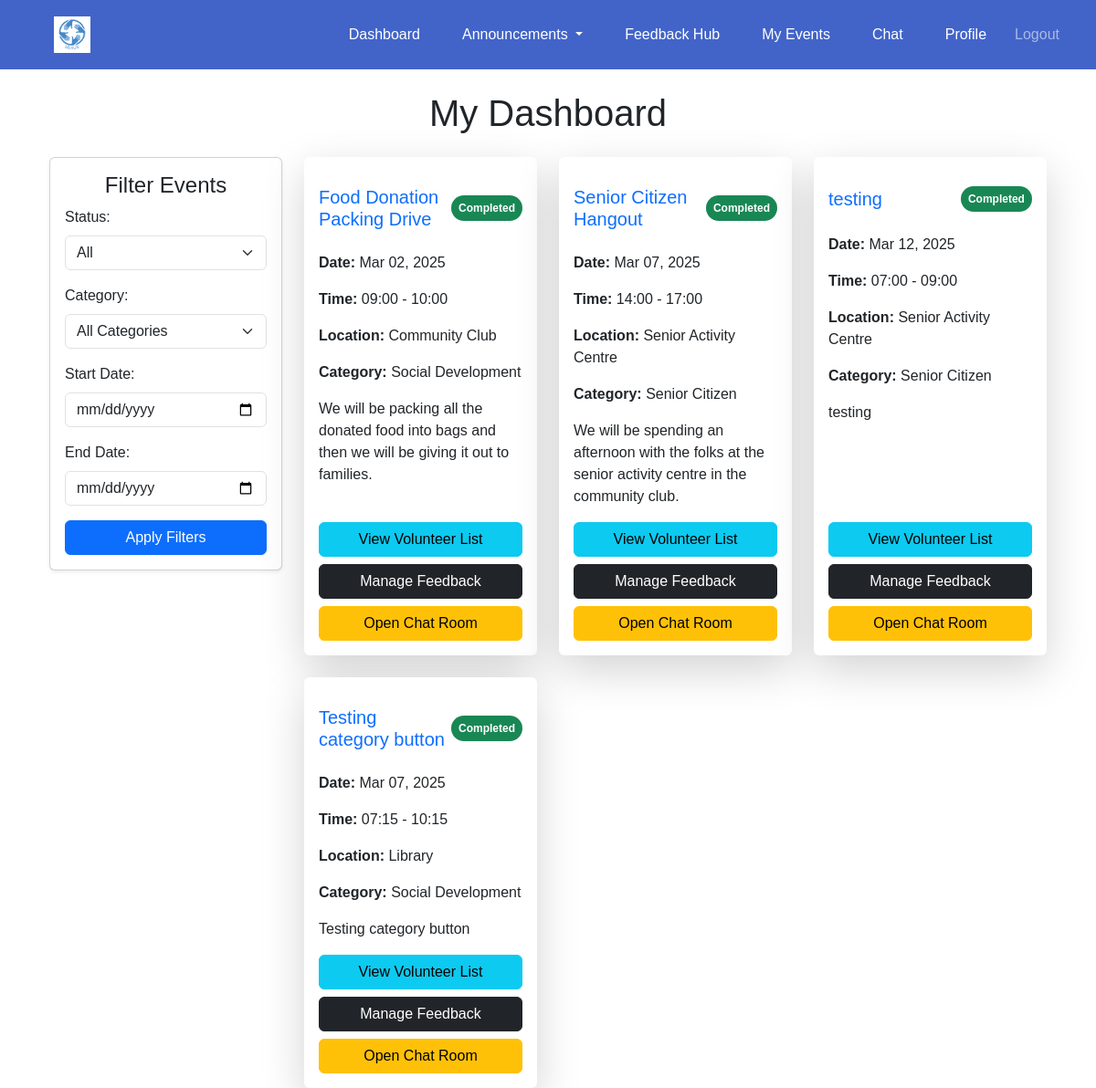
/events/dashboard/organisation/ (signed in), run on the app's committed database.
### events/models.py (models this page shows, shortened)
class Event(models.Model):
    CATEGORY_CHOICES = [
        ('education', 'Education'),
        ('social development', 'Social Development'),
        ('senior citizen', 'Senior Citizen'),
    ]
    organisation = models.ForeignKey(settings.AUTH_USER_MODEL, on_delete=models.CASCADE)
    name = models.CharField(max_length=255)
    description = models.TextField()
    date = models.DateTimeField()
    start_time = models.TimeField(default=time(9, 0))  # Default: 09:00 AM
    end_time = models.TimeField(default=time(17, 0))  # Default: 05:00 PM
    location = models.CharField(max_length=255)
    volunteers_needed = models.PositiveIntegerField()
    roles_responsibilities = models.TextField()
    category = models.CharField(max_length=50, choices=CATEGORY_CHOICES, blank=False, default='Education')

### events/views.py (the view)
# urls.py: path('dashboard/organisation/', views.organisation_dashboard, name='organisation_dashboard'),
@login_required
def organisation_dashboard(request):
    if request.user.user_type == 'organisation':
        events = Event.objects.filter(organisation=request.user)
        status = request.GET.get('status')
        category = request.GET.get('category')
        start_date = request.GET.get('start_date')
        end_date = request.GET.get('end_date')
        if status == 'ongoing':
            events = events.filter(date__gte=now())
        elif status == 'completed':
            events = events.filter(date__lt=now())
        if category:
            events = events.filter(category=category)
        if start_date:
            events = events.filter(date__gte=start_date)
        if end_date:
            events = events.filter(date__lte=end_date)
        category_choices = dict(Event.CATEGORY_CHOICES)
        return render(request, 'events/organisation_dashboard.html', {
            'events': events,
            'category_labels': category_choices,
            'current_time': now(),
        })
    return redirect('home')

### events/templates/events/organisation_dashboard.html (shortened to what this page needs)
{% extends 'base.html' %}
{% block content %}
<div class="container mt-4">
    <h1 class="mb-4 text-center">My Dashboard</h1>
    <div class="row g-4 align-items-start">
        <div class="col-md-3">
            <div class="card shadow-sm">
                <div class="card-body">
                    <h4 class="card-title text-center">Filter Events</h4>
                    <form method="get">
                        <div class="mb-3">
                            <label for="status" class="form-label">Status:</label>
                            <select class="form-select" name="status" id="status">
                                <option value="" selected>All</option>
                            </select>
                        </div>
                        <div class="mb-3">
                            <label for="category" class="form-label">Category:</label>
                            <select class="form-select" name="category" id="category">
                                <option value="" selected>All Categories</option>
                            </select>
                        </div>
                        <div class="mb-3">
                            <label for="start_date" class="form-label">Start Date:</label>
                            <input type="date" class="form-control" name="start_date" id="start_date" value="{{ request.GET.start_date }}">
                        </div>
                        <div class="mb-3">
                            <label for="end_date" class="form-label">End Date:</label>
                            <input type="date" class="form-control" name="end_date" id="end_date" value="{{ request.GET.end_date }}">
                        </div>
                        <div class="text-center">
                            <button type="submit" class="btn btn-primary w-100">
                                 Apply Filters
                            </button>
                        </div>
                    </form>
                </div>
            </div>
        </div>
        <div class="col-md-9">
            <div class="row g-4">
                {% for event in events %}
                    <div class="col-md-6 col-lg-4">
                        <div class="card shadow-lg border-0 h-100 pt-4 position-relative">
                            <div class="card-header bg-white border-0 d-flex justify-content-between align-items-center">
                                <h5 class="card-title text-primary m-0">{{ event.name }}</h5>
                                <span class="badge {% if event.date.date >= current_time.date %}bg-warning text-dark{% else %}bg-success{% endif %}
                                             p-2 rounded-pill">
                                    {% if event.date.date >= current_time.date %}
                                        Ongoing
                                    {% else %}
                                        Completed
                                    {% endif %}
                                </span>
                            </div>
                            <div class="card-body d-flex flex-column">
                                <p class="card-text"><strong>Date:</strong> {{ event.date|date:"M d, Y" }}</p>
                                <p class="card-text"><strong>Time:</strong> {{ event.start_time|time:"H:i" }} - {{ event.end_time|time:"H:i" }}</p>
                                <p class="card-text"><strong>Location:</strong> {{ event.location }}</p>
                                <p class="card-text"><strong>Category:</strong> {{ event.get_category_display }}</p>
                                <p class="card-text flex-grow-1">{{ event.description }}</p>
                                <div class="d-grid gap-2 mt-auto">
                                    <a href="{% url 'events:volunteer_list' event.id %}" class="btn btn-info w-100">
                                        View Volunteer List
                                    </a>
                                    <a href="{% url 'events:feedback_event_page' event.id %}" class="btn btn-dark w-100">
                                        Manage Feedback
                                    </a>
                                    <a href="{% url 'chat:chat_room' event.id %}" class="btn btn-warning w-100">
                                        Open Chat Room
                                    </a>
                                </div>
                            </div>
                        </div>
                    </div>
                {% endfor %}
            </div>
        </div>
    </div>
</div>
{% endblock %}

### templates/base.html (style rules this page uses)
body { margin: 0; font-family: Arial, sans-serif; }

### data on the page
Event: name "Food Donation Packing Drive", shows "Completed", date "Mar 02, 2025", start_time "09:00", end_time "10:00", location "Community Club", category "Social Development", description "We will be packing all the donated food into bags and then we will be giving it out to families."
Event: name "Senior Citizen Hangout", shows "Completed", date "Mar 07, 2025", start_time "14:00", end_time "17:00", location "Senior Activity Centre", category "Senior Citizen", description "We will be spending an afternoon with the folks at the senior activity centre in the community club."
Event: name "testing", shows "Completed", date "Mar 12, 2025", start_time "07:00", end_time "09:00", location "Senior Activity Centre", category "Senior Citizen", description "testing"
Event: name "Testing category button", shows "Completed", date "Mar 07, 2025", start_time "07:15", end_time "10:15", location "Library", category "Social Development", description "Testing category button"
